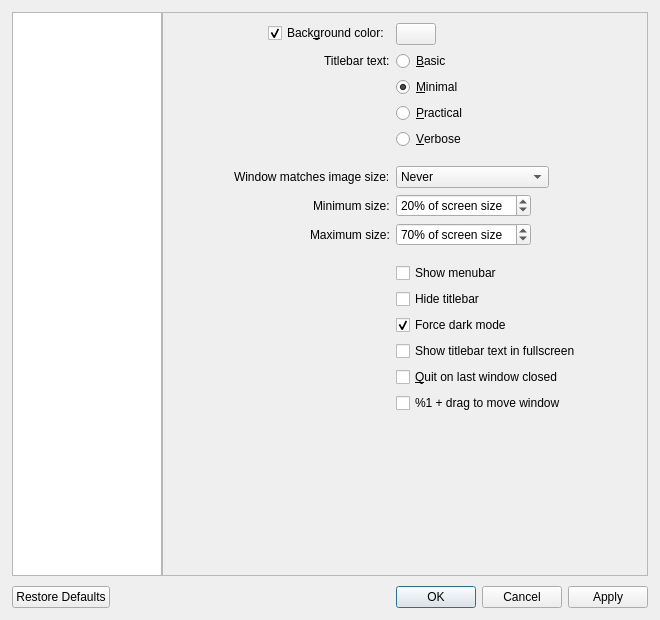
<?xml version="1.0" encoding="UTF-8"?>
<ui version="4.0">
 <class>QVOptionsDialog</class>
 <widget class="QDialog" name="QVOptionsDialog">
  <property name="windowModality">
   <enum>Qt::NonModal</enum>
  </property>
  <property name="geometry">
   <rect>
    <x>0</x>
    <y>0</y>
    <width>660</width>
    <height>620</height>
   </rect>
  </property>
  <property name="minimumSize">
   <size>
    <width>600</width>
    <height>400</height>
   </size>
  </property>
  <property name="windowTitle">
   <string>Settings</string>
  </property>
  <layout class="QVBoxLayout" name="verticalLayout">
   <property name="spacing">
    <number>10</number>
   </property>
   <property name="leftMargin">
    <number>12</number>
   </property>
   <property name="topMargin">
    <number>12</number>
   </property>
   <property name="rightMargin">
    <number>12</number>
   </property>
   <property name="bottomMargin">
    <number>12</number>
   </property>
   <item>
    <layout class="QHBoxLayout" name="horizontalLayout">
     <property name="spacing">
      <number>0</number>
     </property>
     <item>
      <widget class="QListWidget" name="categoryList">
       <property name="maximumSize">
        <size>
         <width>150</width>
         <height>16777215</height>
        </size>
       </property>
       <property name="horizontalScrollBarPolicy">
        <enum>Qt::ScrollBarAlwaysOff</enum>
       </property>
      </widget>
     </item>
     <item>
      <widget class="QStackedWidget" name="stackedWidget">
       <property name="currentIndex">
        <number>0</number>
       </property>
       <widget class="QScrollArea" name="windowScrollArea">
        <property name="widgetResizable">
         <bool>true</bool>
        </property>
        <widget class="QWidget" name="window">
         <property name="geometry">
          <rect>
           <x>0</x>
           <y>0</y>
           <width>482</width>
           <height>360</height>
          </rect>
         </property>
         <property name="sizePolicy">
          <sizepolicy hsizetype="Preferred" vsizetype="Fixed">
           <horstretch>0</horstretch>
           <verstretch>0</verstretch>
          </sizepolicy>
         </property>
         <layout class="QFormLayout" name="windowLayout">
          <property name="fieldGrowthPolicy">
           <enum>QFormLayout::FieldsStayAtSizeHint</enum>
          </property>
          <property name="labelAlignment">
           <set>Qt::AlignRight|Qt::AlignTrailing|Qt::AlignVCenter</set>
          </property>
          <property name="formAlignment">
           <set>Qt::AlignHCenter|Qt::AlignTop</set>
          </property>
          <property name="leftMargin">
           <number>10</number>
          </property>
          <property name="topMargin">
           <number>10</number>
          </property>
          <property name="rightMargin">
           <number>10</number>
          </property>
          <property name="bottomMargin">
           <number>10</number>
          </property>
          <item row="0" column="0">
           <widget class="QCheckBox" name="bgColorCheckbox">
            <property name="text">
             <string>Back&amp;ground color:</string>
            </property>
            <property name="checked">
             <bool>true</bool>
            </property>
           </widget>
          </item>
          <item row="0" column="1">
           <widget class="QPushButton" name="bgColorButton">
            <property name="focusPolicy">
             <enum>Qt::NoFocus</enum>
            </property>
           </widget>
          </item>
          <item row="1" column="0">
           <widget class="QLabel" name="label">
            <property name="toolTip">
             <string>Changes the amount of information displayed in the titlebar</string>
            </property>
            <property name="text">
             <string>Titlebar text:</string>
            </property>
           </widget>
          </item>
          <item row="1" column="1">
           <widget class="QRadioButton" name="titlebarRadioButton0">
            <property name="text">
             <string>&amp;Basic</string>
            </property>
           </widget>
          </item>
          <item row="2" column="1">
           <widget class="QRadioButton" name="titlebarRadioButton1">
            <property name="text">
             <string>&amp;Minimal</string>
            </property>
            <property name="checked">
             <bool>true</bool>
            </property>
           </widget>
          </item>
          <item row="3" column="1">
           <widget class="QRadioButton" name="titlebarRadioButton2">
            <property name="text">
             <string>&amp;Practical</string>
            </property>
           </widget>
          </item>
          <item row="4" column="1">
           <widget class="QRadioButton" name="titlebarRadioButton3">
            <property name="text">
             <string>&amp;Verbose</string>
            </property>
           </widget>
          </item>
          <item row="5" column="1">
           <spacer name="horizontalSpacer_4">
            <property name="orientation">
             <enum>Qt::Horizontal</enum>
            </property>
            <property name="sizeHint" stdset="0">
             <size>
              <width>40</width>
              <height>5</height>
             </size>
            </property>
           </spacer>
          </item>
          <item row="6" column="0">
           <widget class="QLabel" name="label_6">
            <property name="toolTip">
             <string>Control when the window should resize to fit the image's actual size</string>
            </property>
            <property name="text">
             <string>Window matches image size:</string>
            </property>
           </widget>
          </item>
          <item row="6" column="1">
           <widget class="QComboBox" name="windowResizeComboBox">
            <property name="toolTip">
             <string>Control when the window should resize to fit the image's actual size</string>
            </property>
            <property name="currentIndex">
             <number>0</number>
            </property>
            <item>
             <property name="text">
              <string>Never</string>
             </property>
            </item>
            <item>
             <property name="text">
              <string>When launching</string>
             </property>
            </item>
            <item>
             <property name="text">
              <string>When opening images</string>
             </property>
            </item>
           </widget>
          </item>
          <item row="7" column="0">
           <widget class="QLabel" name="minWindowResizeLabel">
            <property name="text">
             <string>Minimum size:</string>
            </property>
           </widget>
          </item>
          <item row="7" column="1">
           <widget class="QSpinBox" name="minWindowResizeSpinBox">
            <property name="toolTip">
             <string>Control the minimum size that the window should reach when matching the image's actual size</string>
            </property>
            <property name="suffix">
             <string>% of screen size</string>
            </property>
            <property name="minimum">
             <number>0</number>
            </property>
            <property name="maximum">
             <number>100</number>
            </property>
            <property name="singleStep">
             <number>5</number>
            </property>
            <property name="value">
             <number>20</number>
            </property>
           </widget>
          </item>
          <item row="8" column="0">
           <widget class="QLabel" name="maxWindowResizeLabel">
            <property name="toolTip">
             <string>Control the maximum size that the window should reach when matching the image's actual size</string>
            </property>
            <property name="text">
             <string>Maximum size:</string>
            </property>
           </widget>
          </item>
          <item row="8" column="1">
           <widget class="QSpinBox" name="maxWindowResizeSpinBox">
            <property name="toolTip">
             <string>Control the maximum size that the window should reach when matching the image's actual size</string>
            </property>
            <property name="suffix">
             <string>% of screen size</string>
            </property>
            <property name="minimum">
             <number>0</number>
            </property>
            <property name="maximum">
             <number>100</number>
            </property>
            <property name="singleStep">
             <number>5</number>
            </property>
            <property name="value">
             <number>70</number>
            </property>
           </widget>
          </item>
          <item row="9" column="1">
           <spacer name="horizontalSpacer_3">
            <property name="orientation">
             <enum>Qt::Horizontal</enum>
            </property>
            <property name="sizeHint" stdset="0">
             <size>
              <width>40</width>
              <height>5</height>
             </size>
            </property>
           </spacer>
          </item>
          <item row="10" column="1">
           <widget class="QCheckBox" name="menubarCheckbox">
            <property name="text">
             <string>Show menubar</string>
            </property>
           </widget>
          </item>
          <item row="11" column="1">
           <widget class="QCheckBox" name="hideTitlebarCheckbox">
            <property name="toolTip">
             <string extracomment="Hide the titlebar and only show the window controls"/>
            </property>
            <property name="text">
             <string>Hide titlebar</string>
            </property>
           </widget>
          </item>
          <item row="12" column="1">
           <widget class="QCheckBox" name="forceDarkModeCheckbox">
            <property name="toolTip">
             <string>Choose whether or not the titlebar should always be dark regardless of your chosen macOS appearance</string>
            </property>
            <property name="text">
             <string>Force dark mode</string>
            </property>
            <property name="checked">
             <bool>true</bool>
            </property>
           </widget>
          </item>
          <item row="13" column="1">
           <widget class="QCheckBox" name="detailsInFullscreen">
            <property name="toolTip">
             <string>Choose whether or not to display the titlebar text while in fullscreen</string>
            </property>
            <property name="text">
             <string>Show titlebar text in fullscreen</string>
            </property>
           </widget>
          </item>
          <item row="14" column="1">
           <widget class="QCheckBox" name="quitOnLastWindowCheckbox">
            <property name="text">
             <string>&amp;Quit on last window closed</string>
            </property>
           </widget>
          </item>
          <item row="15" column="1">
           <widget class="QCheckBox" name="ctrlDragCheckbox">
            <property name="toolTip">
             <string>Enable %1 + drag to move the window</string>
            </property>
            <property name="text">
             <string>%1 + drag to move window</string>
            </property>
            <property name="checked">
             <bool>false</bool>
            </property>
           </widget>
          </item>
         </layout>
        </widget>
       </widget>
       <widget class="QScrollArea" name="imageScrollArea">
        <property name="widgetResizable">
         <bool>true</bool>
        </property>
        <widget class="QWidget" name="image">
         <property name="geometry">
          <rect>
           <x>0</x>
           <y>0</y>
           <width>482</width>
           <height>297</height>
          </rect>
         </property>
         <property name="sizePolicy">
          <sizepolicy hsizetype="Preferred" vsizetype="Fixed">
           <horstretch>0</horstretch>
           <verstretch>0</verstretch>
          </sizepolicy>
         </property>
         <layout class="QFormLayout" name="imageLayout">
          <property name="fieldGrowthPolicy">
           <enum>QFormLayout::FieldsStayAtSizeHint</enum>
          </property>
          <property name="labelAlignment">
           <set>Qt::AlignRight|Qt::AlignTrailing|Qt::AlignVCenter</set>
          </property>
          <property name="formAlignment">
           <set>Qt::AlignHCenter|Qt::AlignTop</set>
          </property>
          <property name="leftMargin">
           <number>10</number>
          </property>
          <property name="topMargin">
           <number>10</number>
          </property>
          <property name="rightMargin">
           <number>10</number>
          </property>
          <property name="bottomMargin">
           <number>10</number>
          </property>
          <item row="0" column="0">
           <widget class="QLabel" name="label_2">
            <property name="text">
             <string>Scaling:</string>
            </property>
           </widget>
          </item>
          <item row="0" column="1">
           <widget class="QCheckBox" name="filteringCheckbox">
            <property name="toolTip">
             <string>Turn this off to see individual pixels</string>
            </property>
            <property name="text">
             <string>&amp;Bilinear filtering</string>
            </property>
            <property name="checked">
             <bool>true</bool>
            </property>
           </widget>
          </item>
          <item row="1" column="1">
           <widget class="QCheckBox" name="scalingCheckbox">
            <property name="toolTip">
             <string>Images appear aliased (having jagged edges) without this, but it is faster</string>
            </property>
            <property name="text">
             <string>&amp;Image scaling</string>
            </property>
            <property name="checked">
             <bool>true</bool>
            </property>
           </widget>
          </item>
          <item row="2" column="1">
           <widget class="QCheckBox" name="scalingTwoCheckbox">
            <property name="toolTip">
             <string>Choose whether or not the image continues to be scaled when zooming above the window size (can be laggier with large images)</string>
            </property>
            <property name="text">
             <string>&amp;Scaling above window size</string>
            </property>
            <property name="checked">
             <bool>true</bool>
            </property>
           </widget>
          </item>
          <item row="3" column="1">
           <spacer name="horizontalSpacer_2">
            <property name="orientation">
             <enum>Qt::Horizontal</enum>
            </property>
            <property name="sizeHint" stdset="0">
             <size>
              <width>40</width>
              <height>5</height>
             </size>
            </property>
           </spacer>
          </item>
          <item row="4" column="0">
           <widget class="QLabel" name="label_3">
            <property name="toolTip">
             <string>The amount to zoom every scroll wheel click</string>
            </property>
            <property name="text">
             <string>Zoom amount:</string>
            </property>
           </widget>
          </item>
          <item row="4" column="1">
           <widget class="QSpinBox" name="scaleFactorSpinBox">
            <property name="toolTip">
             <string>The amount to zoom every scroll wheel click</string>
            </property>
            <property name="suffix">
             <string notr="true">%</string>
            </property>
            <property name="minimum">
             <number>1</number>
            </property>
            <property name="maximum">
             <number>200</number>
            </property>
            <property name="singleStep">
             <number>5</number>
            </property>
            <property name="value">
             <number>25</number>
            </property>
           </widget>
          </item>
          <item row="5" column="0">
           <widget class="QLabel" name="label_9">
            <property name="toolTip">
             <string>When enabled, the scrolling action zooms the image</string>
            </property>
            <property name="text">
             <string>Scrolling behavior:</string>
            </property>
           </widget>
          </item>
          <item row="5" column="1">
           <widget class="QComboBox" name="scrollZoomsComboBox">
            <property name="currentText">
             <string>Auto</string>
            </property>
            <property name="currentIndex">
             <number>1</number>
            </property>
            <item>
             <property name="text">
              <string>Zoom</string>
             </property>
            </item>
            <item>
             <property name="text">
              <string>Auto</string>
             </property>
            </item>
            <item>
             <property name="text">
              <string>Scroll</string>
             </property>
            </item>
           </widget>
          </item>
          <item row="6" column="1">
           <widget class="QCheckBox" name="cursorZoomCheckbox">
            <property name="toolTip">
             <string>Choose whether or not zooming in and out above 100% zoom will zoom towards the cursor</string>
            </property>
            <property name="text">
             <string>Zoom &amp;towards cursor</string>
            </property>
            <property name="checked">
             <bool>true</bool>
            </property>
           </widget>
          </item>
          <item row="7" column="1">
           <widget class="QCheckBox" name="fractionalZoomCheckbox">
            <property name="toolTip">
             <string>Use hardware fractional scroll wheel steps when zooming, or always zoom with distinct steps</string>
            </property>
            <property name="text">
             <string>Fractional zooming</string>
            </property>
           </widget>
          </item>
          <item row="8" column="1">
           <spacer name="horizontalSpacer">
            <property name="orientation">
             <enum>Qt::Horizontal</enum>
            </property>
            <property name="sizeHint" stdset="0">
             <size>
              <width>40</width>
              <height>5</height>
             </size>
            </property>
           </spacer>
          </item>
          <item row="9" column="0">
           <widget class="QLabel" name="cropModeLabel">
            <property name="toolTip">
             <string>Ignores select sides of an image when fitting to window (some sides will extend beyond the window boundaries)</string>
            </property>
            <property name="text">
             <string>On window resize:</string>
            </property>
           </widget>
          </item>
          <item row="9" column="1">
           <widget class="QComboBox" name="cropModeComboBox">
            <property name="sizePolicy">
             <sizepolicy hsizetype="Preferred" vsizetype="Preferred">
              <horstretch>0</horstretch>
              <verstretch>0</verstretch>
             </sizepolicy>
            </property>
            <property name="toolTip">
             <string>Ignores select sides of an image when fitting to window (some sides will extend beyond the window boundaries)</string>
            </property>
            <item>
             <property name="text">
              <string>Fit whole image</string>
             </property>
            </item>
            <item>
             <property name="text">
              <string>Fit height</string>
             </property>
            </item>
            <item>
             <property name="text">
              <string>Fit width</string>
             </property>
            </item>
           </widget>
          </item>
          <item row="10" column="1">
           <widget class="QCheckBox" name="pastActualSizeCheckbox">
            <property name="toolTip">
             <string>Stop the image from going past its actual size when resizing the window - you can still zoom past it though</string>
            </property>
            <property name="text">
             <string>Image resizes &amp;past actual size</string>
            </property>
            <property name="checked">
             <bool>true</bool>
            </property>
           </widget>
          </item>
          <item row="11" column="1">
           <spacer name="horizontalSpacer_9">
            <property name="orientation">
             <enum>Qt::Horizontal</enum>
            </property>
            <property name="sizeHint" stdset="0">
             <size>
              <width>40</width>
              <height>5</height>
             </size>
            </property>
           </spacer>
          </item>
          <item row="12" column="0">
           <widget class="QLabel" name="colorSpaceConversionLabel">
            <property name="text">
             <string>Color space conversion:</string>
            </property>
           </widget>
          </item>
          <item row="12" column="1">
           <widget class="QComboBox" name="colorSpaceConversionComboBox">
            <property name="sizePolicy">
             <sizepolicy hsizetype="Preferred" vsizetype="Preferred">
              <horstretch>0</horstretch>
              <verstretch>0</verstretch>
             </sizepolicy>
            </property>
            <item>
             <property name="text">
              <string>Disabled</string>
             </property>
            </item>
            <item>
             <property name="text">
              <string>Auto-detect</string>
             </property>
            </item>
            <item>
             <property name="text">
              <string>sRGB</string>
             </property>
            </item>
            <item>
             <property name="text">
              <string>Display P3</string>
             </property>
            </item>
           </widget>
          </item>
         </layout>
        </widget>
       </widget>
       <widget class="QScrollArea" name="miscScrollArea">
        <property name="widgetResizable">
         <bool>true</bool>
        </property>
        <widget class="QWidget" name="misc">
         <property name="geometry">
          <rect>
           <x>0</x>
           <y>0</y>
           <width>482</width>
           <height>467</height>
          </rect>
         </property>
         <property name="sizePolicy">
          <sizepolicy hsizetype="Preferred" vsizetype="Fixed">
           <horstretch>0</horstretch>
           <verstretch>0</verstretch>
          </sizepolicy>
         </property>
         <layout class="QFormLayout" name="miscLayout">
          <property name="fieldGrowthPolicy">
           <enum>QFormLayout::FieldsStayAtSizeHint</enum>
          </property>
          <property name="labelAlignment">
           <set>Qt::AlignRight|Qt::AlignTrailing|Qt::AlignVCenter</set>
          </property>
          <property name="formAlignment">
           <set>Qt::AlignHCenter|Qt::AlignTop</set>
          </property>
          <property name="leftMargin">
           <number>10</number>
          </property>
          <property name="topMargin">
           <number>10</number>
          </property>
          <property name="rightMargin">
           <number>10</number>
          </property>
          <property name="bottomMargin">
           <number>10</number>
          </property>
          <item row="0" column="0">
           <widget class="QLabel" name="langComboLabel">
            <property name="text">
             <string>Language:</string>
            </property>
           </widget>
          </item>
          <item row="0" column="1">
           <widget class="QComboBox" name="langComboBox"/>
          </item>
          <item row="1" column="0">
           <widget class="QLabel" name="label_8">
            <property name="text">
             <string>Sort files by:</string>
            </property>
           </widget>
          </item>
          <item row="1" column="1">
           <widget class="QComboBox" name="sortComboBox">
            <item>
             <property name="text">
              <string>Name</string>
             </property>
            </item>
            <item>
             <property name="text">
              <string>Date Modified</string>
             </property>
            </item>
            <item>
             <property name="text">
              <string>Date Created</string>
             </property>
            </item>
            <item>
             <property name="text">
              <string>Size</string>
             </property>
            </item>
            <item>
             <property name="text">
              <string>Type</string>
             </property>
            </item>
            <item>
             <property name="text">
              <string>Random</string>
             </property>
            </item>
           </widget>
          </item>
          <item row="2" column="1">
           <widget class="QRadioButton" name="descendingRadioButton0">
            <property name="text">
             <string>A&amp;scending</string>
            </property>
            <property name="checked">
             <bool>true</bool>
            </property>
           </widget>
          </item>
          <item row="3" column="1">
           <widget class="QRadioButton" name="descendingRadioButton1">
            <property name="text">
             <string>D&amp;escending</string>
            </property>
           </widget>
          </item>
          <item row="4" column="1">
           <spacer name="horizontalSpacer_6">
            <property name="orientation">
             <enum>Qt::Horizontal</enum>
            </property>
            <property name="sizeHint" stdset="0">
             <size>
              <width>40</width>
              <height>5</height>
             </size>
            </property>
           </spacer>
          </item>
          <item row="5" column="0">
           <widget class="QLabel" name="label_7">
            <property name="toolTip">
             <string>Controls the amount of images preloaded</string>
            </property>
            <property name="text">
             <string>Preloading:</string>
            </property>
           </widget>
          </item>
          <item row="5" column="1">
           <widget class="QComboBox" name="preloadingComboBox">
            <property name="toolTip">
             <string>Controls the amount of images preloaded</string>
            </property>
            <property name="currentIndex">
             <number>0</number>
            </property>
            <item>
             <property name="text">
              <string>Disabled</string>
             </property>
            </item>
            <item>
             <property name="text">
              <string>Adjacent</string>
             </property>
            </item>
            <item>
             <property name="text">
              <string>Extended</string>
             </property>
            </item>
           </widget>
          </item>
          <item row="6" column="1">
           <widget class="QCheckBox" name="loopFoldersCheckbox">
            <property name="toolTip">
             <string>Controls whether or not qMedia should go back to the first item after reaching the end of a folder</string>
            </property>
            <property name="text">
             <string>&amp;Loop through folders</string>
            </property>
            <property name="checked">
             <bool>true</bool>
            </property>
           </widget>
          </item>
          <item row="7" column="1">
           <spacer name="horizontalSpacer_5">
            <property name="orientation">
             <enum>Qt::Horizontal</enum>
            </property>
            <property name="sizeHint" stdset="0">
             <size>
              <width>40</width>
              <height>5</height>
             </size>
            </property>
           </spacer>
          </item>
          <item row="8" column="0">
           <widget class="QLabel" name="label_4">
            <property name="text">
             <string>Slideshow direction:</string>
            </property>
           </widget>
          </item>
          <item row="8" column="1">
           <widget class="QComboBox" name="slideshowDirectionComboBox">
            <item>
             <property name="text">
              <string>Forward</string>
             </property>
            </item>
            <item>
             <property name="text">
              <string>Backward</string>
             </property>
            </item>
           </widget>
          </item>
          <item row="9" column="0">
           <widget class="QLabel" name="label_5">
            <property name="text">
             <string>Slideshow timer:</string>
            </property>
           </widget>
          </item>
          <item row="9" column="1">
           <widget class="QDoubleSpinBox" name="slideshowTimerSpinBox">
            <property name="suffix">
             <string> sec</string>
            </property>
            <property name="decimals">
             <number>1</number>
            </property>
            <property name="minimum">
             <double>0.100000000000000</double>
            </property>
            <property name="maximum">
             <double>999.899999999999977</double>
            </property>
            <property name="singleStep">
             <double>0.100000000000000</double>
            </property>
           </widget>
          </item>
          <item row="10" column="1">
           <spacer name="horizontalSpacer_7">
            <property name="orientation">
             <enum>Qt::Horizontal</enum>
            </property>
            <property name="sizeHint" stdset="0">
             <size>
              <width>40</width>
              <height>5</height>
             </size>
            </property>
           </spacer>
          </item>
          <item row="11" column="0">
           <widget class="QLabel" name="label_10">
            <property name="text">
             <string>After deletion:</string>
            </property>
           </widget>
          </item>
          <item row="11" column="1">
           <widget class="QComboBox" name="afterDeletionComboBox">
            <property name="currentIndex">
             <number>1</number>
            </property>
            <item>
             <property name="text">
              <string>Move Back</string>
             </property>
            </item>
            <item>
             <property name="text">
              <string>Do Nothing</string>
             </property>
            </item>
            <item>
             <property name="text">
              <string>Move Forward</string>
             </property>
            </item>
           </widget>
          </item>
          <item row="12" column="1">
           <widget class="QCheckBox" name="askDeleteCheckbox">
            <property name="text">
             <string>&amp;Ask before deleting files</string>
            </property>
           </widget>
          </item>
          <item row="13" column="1">
           <spacer name="horizontalSpacer_8">
            <property name="orientation">
             <enum>Qt::Horizontal</enum>
            </property>
            <property name="sizeHint" stdset="0">
             <size>
              <width>40</width>
              <height>5</height>
             </size>
            </property>
           </spacer>
          </item>
          <item row="14" column="1">
           <widget class="QCheckBox" name="mimeContentDetectionCheckbox">
            <property name="toolTip">
             <string>Detect supported files in folder even if extension isn't recognized (may be slow with larger/network folders)</string>
            </property>
            <property name="text">
             <string>Allow &amp;MIME content detection</string>
            </property>
           </widget>
          </item>
          <item row="15" column="1">
           <widget class="QCheckBox" name="saveRecentsCheckbox">
            <property name="text">
             <string>Save &amp;recent files</string>
            </property>
           </widget>
          </item>
          <item row="16" column="1">
           <widget class="QCheckBox" name="updateCheckbox">
            <property name="text">
             <string extracomment="The notifications are for new qMedia releases">&amp;Update notifications on startup</string>
            </property>
           </widget>
          </item>
          <item row="17" column="1">
           <widget class="QCheckBox" name="skipHiddenCheckbox">
            <property name="toolTip">
             <string>Skip hidden files when browsing to the next/previous file</string>
            </property>
            <property name="text">
             <string extracomment="Don't view files with 'hidden' attribute">Skip hidden files</string>
            </property>
           </widget>
          </item>
          <item row="18" column="0">
           <widget class="QLabel" name="mediaBackendLabel">
            <property name="text">
             <string>Video backend:</string>
            </property>
           </widget>
          </item>
          <item row="18" column="1">
           <widget class="QComboBox" name="mediaBackendComboBox">
            <property name="toolTip">
             <string>FFmpeg supports more video formats. Windows Media Foundation can improve audio compatibility when Windows Audio Enhancements are enabled.</string>
            </property>
           </widget>
          </item>
          <item row="19" column="1">
           <widget class="QLabel" name="mediaBackendRestartLabel">
            <property name="text">
             <string>Restart qMedia to apply backend changes.</string>
            </property>
            <property name="wordWrap">
             <bool>true</bool>
            </property>
           </widget>
          </item>
         </layout>
        </widget>
       </widget>
       <widget class="QWidget" name="shortcuts">
        <layout class="QVBoxLayout" name="verticalLayout_2">
         <property name="leftMargin">
          <number>10</number>
         </property>
         <property name="topMargin">
          <number>0</number>
         </property>
         <property name="rightMargin">
          <number>0</number>
         </property>
         <property name="bottomMargin">
          <number>0</number>
         </property>
         <item>
          <widget class="QTableWidget" name="shortcutsTable">
           <property name="editTriggers">
            <set>QAbstractItemView::NoEditTriggers</set>
           </property>
           <property name="alternatingRowColors">
            <bool>true</bool>
           </property>
           <property name="selectionMode">
            <enum>QAbstractItemView::SingleSelection</enum>
           </property>
           <property name="selectionBehavior">
            <enum>QAbstractItemView::SelectRows</enum>
           </property>
           <property name="showGrid">
            <bool>false</bool>
           </property>
           <property name="rowCount">
            <number>0</number>
           </property>
           <property name="columnCount">
            <number>2</number>
           </property>
           <attribute name="horizontalHeaderCascadingSectionResizes">
            <bool>true</bool>
           </attribute>
           <attribute name="horizontalHeaderDefaultSectionSize">
            <number>150</number>
           </attribute>
           <attribute name="horizontalHeaderHighlightSections">
            <bool>false</bool>
           </attribute>
           <attribute name="horizontalHeaderStretchLastSection">
            <bool>true</bool>
           </attribute>
           <attribute name="verticalHeaderVisible">
            <bool>false</bool>
           </attribute>
           <column>
            <property name="text">
             <string>Action</string>
            </property>
           </column>
           <column>
            <property name="text">
             <string>Shortcuts</string>
            </property>
           </column>
          </widget>
         </item>
        </layout>
       </widget>
      </widget>
     </item>
    </layout>
   </item>
   <item>
    <widget class="QDialogButtonBox" name="buttonBox">
     <property name="focusPolicy">
      <enum>Qt::NoFocus</enum>
     </property>
     <property name="orientation">
      <enum>Qt::Horizontal</enum>
     </property>
     <property name="standardButtons">
      <set>QDialogButtonBox::Apply|QDialogButtonBox::Cancel|QDialogButtonBox::Ok|QDialogButtonBox::RestoreDefaults</set>
     </property>
    </widget>
   </item>
  </layout>
 </widget>
 <resources/>
 <connections>
  <connection>
   <sender>buttonBox</sender>
   <signal>rejected()</signal>
   <receiver>QVOptionsDialog</receiver>
   <slot>reject()</slot>
   <hints>
    <hint type="sourcelabel">
     <x>325</x>
     <y>332</y>
    </hint>
    <hint type="destinationlabel">
     <x>286</x>
     <y>274</y>
    </hint>
   </hints>
  </connection>
  <connection>
   <sender>buttonBox</sender>
   <signal>accepted()</signal>
   <receiver>QVOptionsDialog</receiver>
   <slot>accept()</slot>
   <hints>
    <hint type="sourcelabel">
     <x>257</x>
     <y>332</y>
    </hint>
    <hint type="destinationlabel">
     <x>157</x>
     <y>274</y>
    </hint>
   </hints>
  </connection>
 </connections>
</ui>
